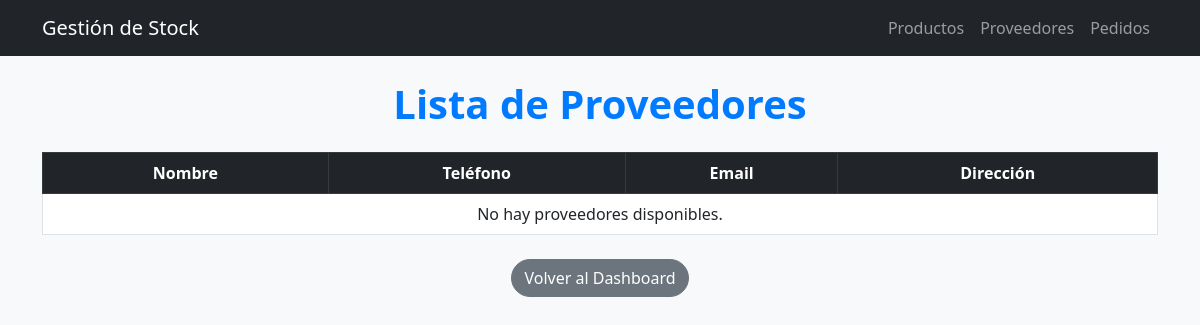
The page /stock/proveedores/ on the database as committed earlier.
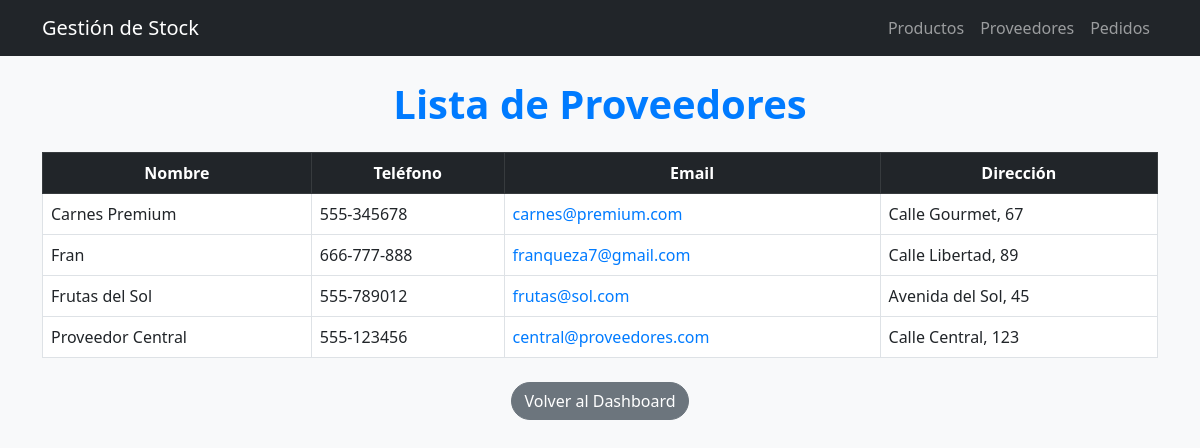
The same page on the database as committed later.
### stock/models.py (models this page shows, shortened)
class Proveedor(models.Model):
    nombre = models.CharField(max_length=100)
    email = models.EmailField()
    telefono = models.CharField(max_length=20)
    direccion = models.TextField()

### stock/views.py (the view)
# urls.py: path('proveedores/', views.proveedores_list, name='proveedores_list'),
def proveedores_list(request):
    proveedores = Proveedor.objects.all().order_by('nombre')
    return render(request, 'stock/proveedores_list.html', {'proveedores': proveedores})

### templates/stock/proveedores_list.html (shortened to what this page needs)
{% extends 'stock/base_stock.html' %}
{% block content %}
<h1 class="text-center mb-4">Lista de Proveedores</h1>
<table class="table table-bordered">
  <thead class="table-dark">
    <tr>
      <th>Nombre</th>
      <th>Teléfono</th>
      <th>Email</th>
      <th>Dirección</th>
    </tr>
  </thead>
  <tbody>
    {% for proveedor in proveedores %}
    <tr>
      <td>{{ proveedor.nombre }}</td>
      <td>{{ proveedor.telefono }}</td>
      <td>
        <a href="mailto:{{ proveedor.email }}" class="text-decoration-none">
          {{ proveedor.email }}
        </a>
      </td>
      <td>{{ proveedor.direccion }}</td>
    </tr>
    {% empty %}
    <tr>
      <td colspan="4" class="text-center">No hay proveedores disponibles.</td>
    </tr>
    {% endfor %}
  </tbody>
</table>
<div class="text-center mt-4">
  <a href="{% url 'stock:dashboard' %}" class="btn btn-secondary">Volver al Dashboard</a>
</div>
{% endblock %}

Rows that differ between the two databases and show on the page:
added Proveedor: nombre "Carnes Premium", telefono "555-345678", email "carnes@premium.com", direccion "Calle Gourmet, 67"
added Proveedor: nombre "Fran", telefono "666-777-888", email "franqueza7@gmail.com", direccion "Calle Libertad, 89"
added Proveedor: nombre "Frutas del Sol", telefono "555-789012", email "frutas@sol.com", direccion "Avenida del Sol, 45"
added Proveedor: nombre "Proveedor Central", telefono "555-123456", email "central@proveedores.com", direccion "Calle Central, 123"
Other text that changed with them:
text no longer shown: "No hay proveedores disponibles."
